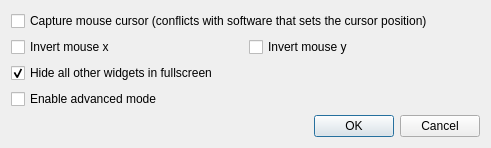
<?xml version="1.0" encoding="UTF-8"?>
<ui version="4.0">
 <class>SettingsDialog</class>
 <widget class="QDialog" name="SettingsDialog">
  <property name="geometry">
   <rect>
    <x>0</x>
    <y>0</y>
    <width>491</width>
    <height>132</height>
   </rect>
  </property>
  <property name="windowTitle">
   <string>QtShow Settings</string>
  </property>
  <layout class="QVBoxLayout" name="verticalLayout">
   <item>
    <widget class="QCheckBox" name="cbCaptureCursor">
     <property name="text">
      <string>Capture mouse cursor (conflicts with software that sets the cursor position)</string>
     </property>
    </widget>
   </item>
   <item>
    <layout class="QHBoxLayout" name="horizontalLayout">
     <item>
      <widget class="QCheckBox" name="cbInvertMouseX">
       <property name="text">
        <string>Invert mouse x</string>
       </property>
      </widget>
     </item>
     <item>
      <widget class="QCheckBox" name="cbInvertMouseY">
       <property name="text">
        <string>Invert mouse y</string>
       </property>
      </widget>
     </item>
    </layout>
   </item>
   <item>
    <widget class="QCheckBox" name="cbHideWidgetsInFullscreen">
     <property name="text">
      <string>Hide all other widgets in fullscreen</string>
     </property>
     <property name="checked">
      <bool>true</bool>
     </property>
    </widget>
   </item>
   <item>
    <widget class="QCheckBox" name="cbEnableAdvancedMode">
     <property name="text">
      <string>Enable advanced mode</string>
     </property>
    </widget>
   </item>
   <item>
    <widget class="QDialogButtonBox" name="buttonBox">
     <property name="orientation">
      <enum>Qt::Horizontal</enum>
     </property>
     <property name="standardButtons">
      <set>QDialogButtonBox::Cancel|QDialogButtonBox::Ok</set>
     </property>
    </widget>
   </item>
  </layout>
 </widget>
 <resources/>
 <connections>
  <connection>
   <sender>buttonBox</sender>
   <signal>accepted()</signal>
   <receiver>SettingsDialog</receiver>
   <slot>accept()</slot>
   <hints>
    <hint type="sourcelabel">
     <x>248</x>
     <y>254</y>
    </hint>
    <hint type="destinationlabel">
     <x>157</x>
     <y>274</y>
    </hint>
   </hints>
  </connection>
  <connection>
   <sender>buttonBox</sender>
   <signal>rejected()</signal>
   <receiver>SettingsDialog</receiver>
   <slot>reject()</slot>
   <hints>
    <hint type="sourcelabel">
     <x>316</x>
     <y>260</y>
    </hint>
    <hint type="destinationlabel">
     <x>286</x>
     <y>274</y>
    </hint>
   </hints>
  </connection>
 </connections>
</ui>
